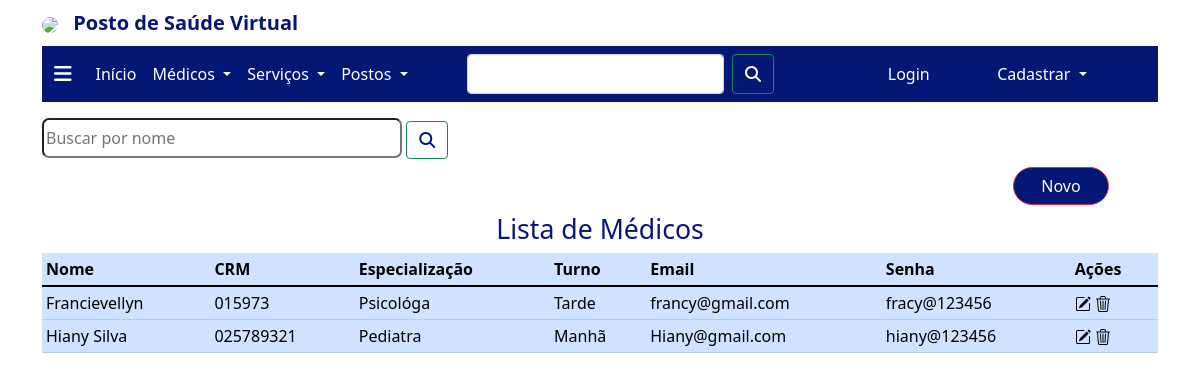
Before: /medicos/ with the older database file.
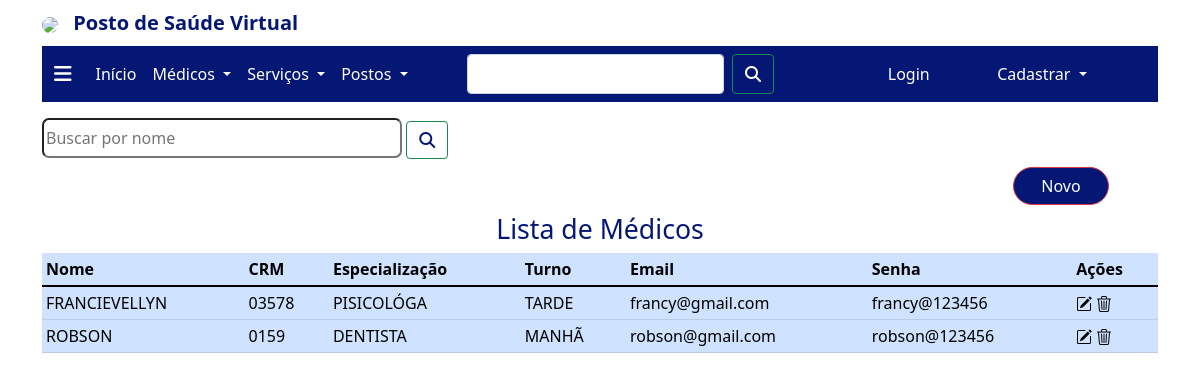
After: the same page with the newer database file.
### medico/models.py (models this page shows, shortened)
class Medico (models.Model):
    nome_completo = models.CharField(max_length=256)
    crm = models.CharField(max_length=256)
    especializacao = models.CharField(max_length=256)
    turno = models.CharField(max_length=256)
    email = models.EmailField(max_length=256)
    senha = models.CharField(max_length=256)

### medico/views.py (the view)
# urls.py: path('', ListaMedicoView.as_view(), name='medico.index'),
class ListaMedicoView(ListView):
    model = Medico
    queryset = Medico.objects.all().order_by('nome_completo')
    def get_queryset(self):
        queryset = super().get_queryset();
        filtro_nome =self.request.GET.get('nome') or None
        if filtro_nome:
            queryset = queryset.filter(nome_completo__contains=filtro_nome)
        return queryset

### medico/templates/medico/medico_list.html (shortened to what this page needs)
{% extends 'menu.html' %}
{% block content %}
<form action="" method="get" class="form-busca">
    <input type="text" name="nome" placeholder="Buscar por nome" id="busca">
    <button id="botao-pesquisa" class="btn btn-outline-success" type="submit"><i class="fa-solid fa-magnifying-glass"></i></button>
</form>
<button class="btn btn-danger" id="botao-cadastrar-logar-sair-1" type="submit"><a href="{% url 'medico.novo' %}">Novo</a></button>
<div class="table-responsive">
    <h1> <center>Lista de Médicos</center></h1>
    <table class="table table-primary table-sm">
        <thead>
            <tr>
                <th>Nome</th>
                <th>CRM</th>
                <th>Especialização</th>
                <th>Turno</th>
                <th>Email</th>
                <th>Senha</th>
                <th>Ações</th>
            </tr>
        </thead>
        <tbody>
            {% for medico in object_list %}
            <tr>
                <td>{{ medico.nome_completo }}</td>
                <td>{{ medico.crm }}</td>
                <td>{{ medico.especializacao }}</td>
                <td>{{ medico.turno }}</td>
                <td>{{ medico.email }}</td>
                <td>{{ medico.senha }}</td>
                <td>
                    <a href="{% url 'medico.editar' medico.pk %}"></a>
                    <a href="{% url 'medico.remover' medico.pk %}"></a>
                </td>
            </tr>
            {% endfor %}
        </tbody>
    </table>
</div>
{% endblock %}

### templates/menu.html (shortened to what this page needs)
<!DOCTYPE html>
<html lang="pt-br">
<head>
    <link href="https://cdn.jsdelivr.net/npm/bootstrap@5.1.3/dist/css/bootstrap.min.css" rel="stylesheet">
    <link rel="stylesheet" href="https://cdn.jsdelivr.net/npm/bootstrap-icons@1.8.1/font/bootstrap-icons.css">
</head>
<body>
    <div class="container">
        <div class="cabecalho-logo">
            <header class="cabecalho">
                <img class="logo" src="https://i.ibb.co/pKK5xy6/my-logo.png">
                <span><strong>Posto de Saúde Virtual</strong></span>
            </header>
        </div>
        <div class="menu">
            <nav class="navbar navbar-expand-lg">
              <div class="container-fluid">
                <a class="navbar-brand" href="#"><i class="fa-solid fa-bars" id="icon-nav"></i></a>
                <div class="collapse navbar-collapse" id="navbarSupportedContent">
                  <ul class="navbar-nav me-auto mb-2 mb-lg-0">
                    <li class="nav-item">
                      <a class="nav-link activate" aria-current="page" href="{% url 'pages:home' %}" id="first-menu">Início</a>
                    </li>
                    <li class="nav-item dropdown">
                      <a class="nav-link dropdown-toggle" href="#" id="navbarDropdown" role="button" data-bs-toggle="dropdown" aria-expanded="false">
                        Médicos
                      </a>
                    </li>
                    <li class="nav-item dropdown">
                      <a class="nav-link dropdown-toggle" href="#" id="navbarDropdown" role="button" data-bs-toggle="dropdown" aria-expanded="false">
                        Serviços
                      </a>
                    </li>
                    <li class="nav-item dropdown">
                      <a class="nav-link dropdown-toggle" href="#" id="navbarDropdown" role="button" data-bs-toggle="dropdown" aria-expanded="false">
                        Postos
                      </a>
                    </li>
                  </ul>
                  <form class="d-flex">
                    <input class="form-control me-2" type="search" aria-label="Search">
                    <button class="btn btn-outline-success" type="submit"><i class="fa-solid fa-magnifying-glass"></i></button>
                  </form>
                  <ul class="navbar-nav me-auto mb-2 mb-lg-0">
                    {% if user.is_authenticated %}
                    <li class="nav-item">
                      <a class="nav-link disabled" href="#" id="first-menu">Bem-vindo(a)</a>
                  </li>
                    <li class="nav-item">
                      <a class="nav-link" href="{% url 'account_logout' %}" id="first-menu">Sair</a>
                  </li>
                    {% else %}
                    <li class="nav-item">
                      <a class="nav-link" aria-current="page" href="{% url 'account_login' %}" id="first-menu">Login</a>
                    </li>
                  </ul>
                  <ul class="navbar-nav me-auto mb-2 mb-lg-0">
                    <li class="nav-item dropdown">
                      <a class="nav-link dropdown-toggle" href="#" id="navbarDropdown" role="button" data-bs-toggle="dropdown" aria-expanded="false">
                        Cadastrar
                      </a>
                    </li>
                    {% endif %}
                  </ul>
                </div>
              </div>
            </nav>
          </div>
    </div>
    <main class="container">
        {% block content %}
        {% endblock %}
    </main>
</body>
</html>

### templates/menu.html (style rules this page uses)
.cabecalho { width: 23vw; color: #051775; font-size: 15pt; }
.logo { width: 5vw; border-radius: 100%; }
strong { margin-left: 0.5em; }
.cabecalho-logo { margin-top: 0.5em; }
.menu { margin-top: 0.5em; }
.navbar { background-color: #051775; }
#icon-nav { color: #ffffff; }
#first-menu { color: #ffffff; }
#navbarDropdown { color: #ffffff; }
.d-flex { margin-right: 10%; }
input { background: none; height: 5vh; width: 30vw; border-radius: 7px 7px 7px 7px; }
.btn { background: none; color: #ffffff; }
#botao-cadastrar-logar-sair-1 { background-color: #051775; border-radius: 50px 50px 50px 50px; margin: 0.5em; margin-left: 87%; width: 8vw; }

### medico/templates/medico/medico_list.html (style rules this page uses)
.form-busca { margin-top: 1em; }
#botao-pesquisa { color: #051775; }
a { text-decoration: none; color: #ffffff; }
table { background-color: #051775; }
thead { color: black; }
tbody { color: black; }
h1 { color: #051775; font-size: 20pt; }
.bi-pencil-square { color: black; }
.bi-trash3 { color: black; }

Changed rows visible on the page:
removed Medico: nome_completo "Francievellyn", crm "015973", especializacao "Psicológa", turno "Tarde", email "francy@gmail.com", senha "fracy@123456"
removed Medico: nome_completo "Hiany Silva", crm "025789321", especializacao "Pediatra", turno "Manhã", email "Hiany@gmail.com", senha "hiany@123456"
added Medico: nome_completo "FRANCIEVELLYN", crm "03578", especializacao "PISICOLÓGA", turno "TARDE", email "francy@gmail.com", senha "francy@123456"
added Medico: nome_completo "ROBSON", crm "0159", especializacao "DENTISTA", turno "MANHÃ", email "robson@gmail.com", senha "robson@123456"
